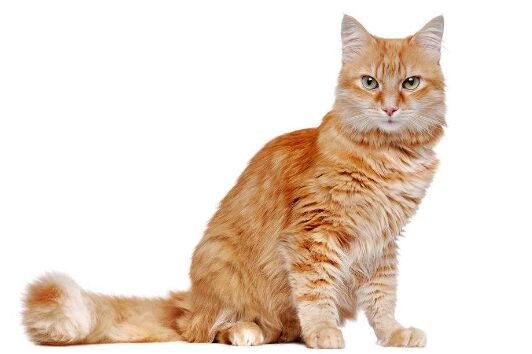
#> input picture 029 图像平移和旋转操作opencv_img_move/opencv_img_move/cat.jpg, 532 x 354 px
$ python rotation.py
#> lines starting #> are read from the running program, lines starting #| are printed output that depends on the picture
import cv2
import numpy as np

img = cv2.imread('cat.jpg', 1)
#> img is the input picture: shape (354, 532, 3); mean B, G, R 208, 220.4, 235.1
rows,cols,channel = img.shape
#> rows = 354; cols = 532; channel = 3
cv2.imshow('source',img)

M = cv2.getRotationMatrix2D((cols/2,rows/2),45,1)
dst = cv2.warpAffine(img,M,(cols,rows))
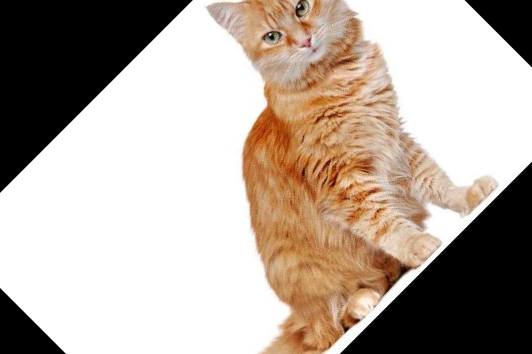
#> dst: shape (354, 532, 3); mean B, G, R 158.2, 168.7, 181.5

cv2.imshow('rotation',dst)
cv2.waitKey(0)
cv2.destroyAllWindows()
